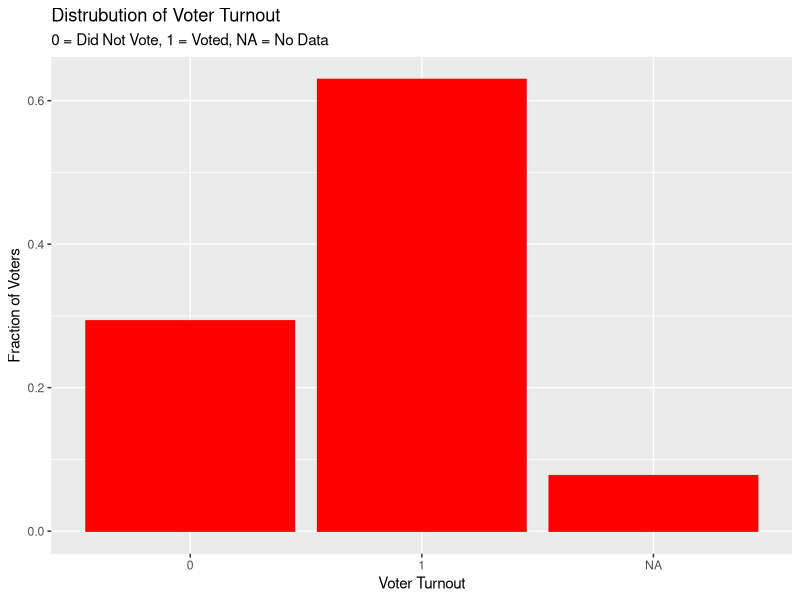
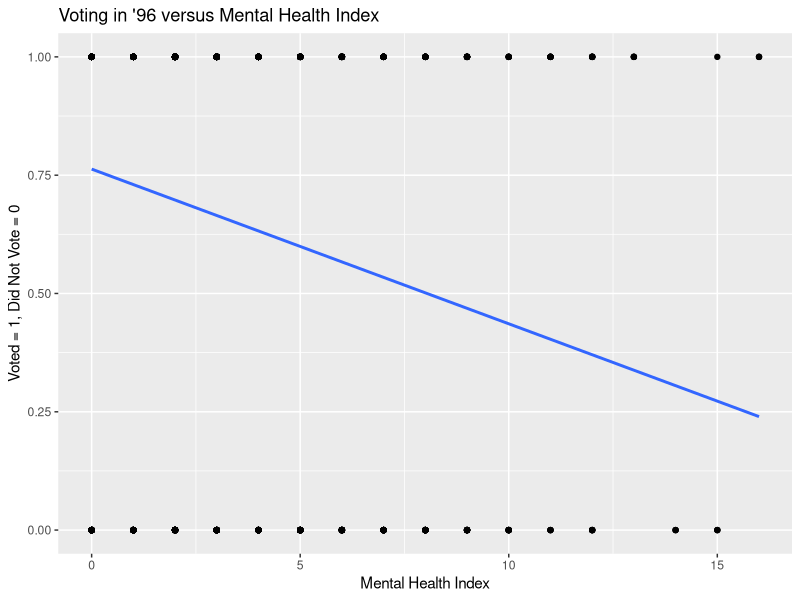
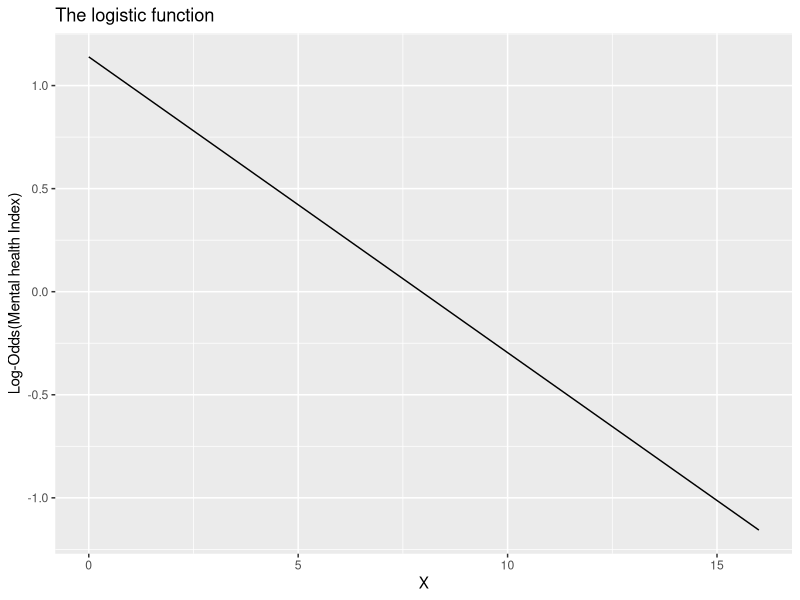
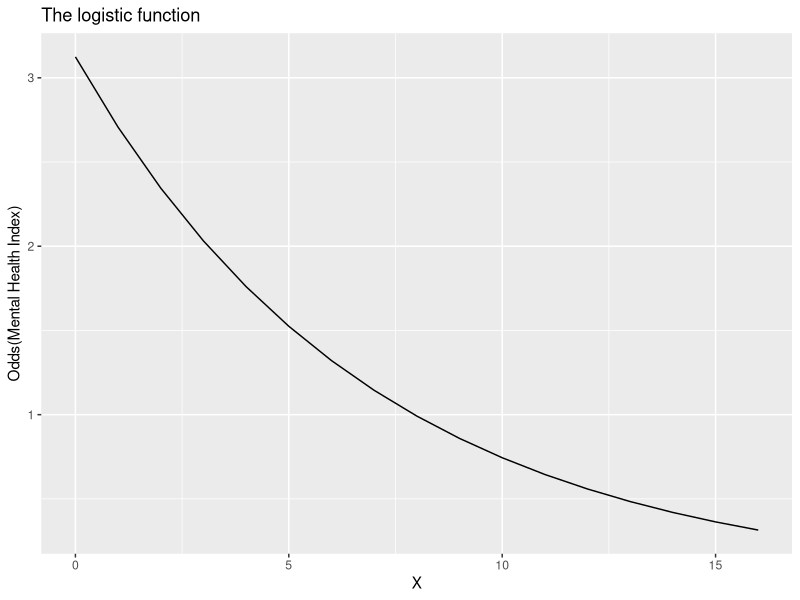
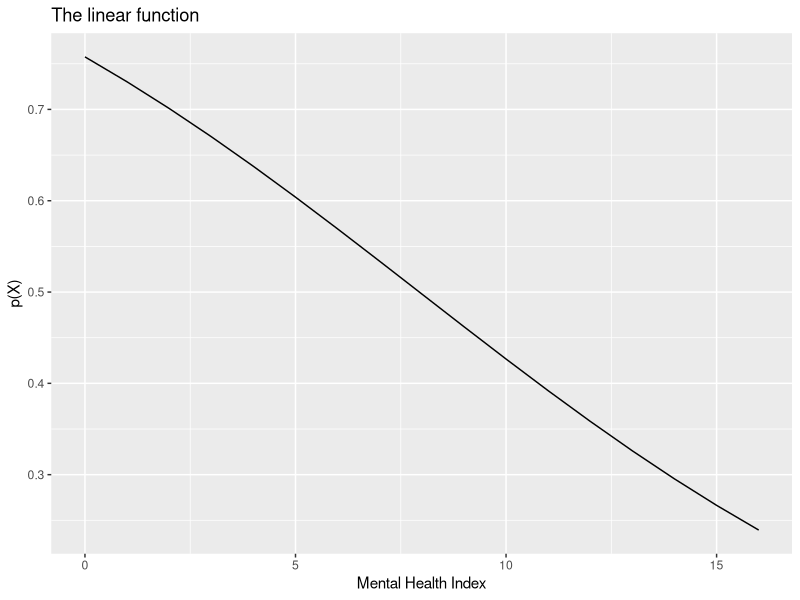

Reproduce these figures in R, in order.
## ---- chunk 1
knitr::opts_chunk$set(cache = TRUE, message = FALSE, warning = FALSE)
## ---- chunk 2

library(dplyr)
library(ggplot2)
library(readr)
library(tidyr)
library(modelr)
library(broom)
library(pROC)
# read in data
health <- read_csv("mental_health.csv")
gss = read_csv('gss2006.csv')

## ---- chunk 3
 # histogram
 health %>%
   group_by(vote96) %>%
   count() %>%
   ggplot(aes(x=as.character(vote96), y=n/sum(n))) +
   geom_bar(stat='identity',color="red",fill="red") +
   labs(title = "Distrubution of Voter Turnout",
        subtitle = '0 = Did Not Vote, 1 = Voted, NA = No Data',
        x = 'Voter Turnout',
        y = 'Fraction of Voters')
## ---- chunk 4
num_voted = sum(health$vote96, na.rm = TRUE)
num_total = length(health$vote96)
unconditional_prob = round(num_voted/num_total,4)

## ---- chunk 5
ggplot(health, aes(mhealth_sum, vote96)) +
  geom_point() +
  geom_smooth(method = "lm", se = FALSE) +
  labs( title = "Voting in '96 versus Mental Health Index",
        x = "Mental Health Index",
       y = "Voted = 1, Did Not Vote = 0")

## ---- chunk 6
basic_logit <- glm(vote96 ~ mhealth_sum, data = health, family = binomial)
tidy(basic_logit)
## ---- chunk 7

# define relevant functions
logit2prob <- function(x){
  exp(x) / (1 + exp(x))
}

prob2odds <- function(x){
  x / (1 - x)
}
 
prob2logodds <- function(x){
  log(prob2odds(x))
} 
 
# add these functions to the model to estimate values that are useful for interpretation
h_predictions <- health %>%
  add_predictions(basic_logit) %>%
  mutate(prob = logit2prob(pred)) %>%
  mutate(odds = prob2odds(prob)) %>%
  mutate(logodds = prob2logodds(prob))
## ---- chunk 8
# graph it
ggplot(h_predictions, aes(mhealth_sum, logodds)) +
  geom_line() +
  labs(title = "The logistic function",
       x = "X",
       y = "Log-Odds(Mental health Index)")
## ---- chunk 9
# graph it
ggplot(h_predictions, aes(mhealth_sum, odds)) +
  geom_line() +
  labs(title = "The logistic function",
       x = "X",
       y = "Odds(Mental Health Index)")
## ---- chunk 10
ggplot(h_predictions, aes(mhealth_sum, prob)) +
  geom_line() +
  labs(title = "The linear function",
       x = "Mental Health Index",
       y = "p(X)")

# First difference function
prob2logodds <- function(x){
  log(prob2odds(x))
} 
 
firstdifference <- data.frame(mhealth_sum = c(1, 2, 5, 6))%>%
   add_predictions(basic_logit)%>%
   mutate(prob = logit2prob(pred))
diff1 = firstdifference[2, ]$prob - firstdifference[1, ]$prob
diff2 = firstdifference[4, ]$prob - firstdifference[3, ]$prob
## ---- chunk 11
accuracy <- health %>%
  add_predictions(basic_logit) %>%
  mutate(pred = logit2prob(pred),
         prob = pred,
         pred = as.numeric(pred > .5))

accuracy_rate <- mean(health$vote96 == accuracy$pred, na.rm = TRUE)

PRE <- function(model){
  # get the actual values for y from the data
  y <- model$y
  
  # get the predicted values for y from the model
   y.hat <- round(model$fitted.values)
  
  # calculate the errors for the null model and your model
  E1 <- sum(y != median(y))
  E2 <- sum(y != y.hat)
  
  # calculate the proportional reduction in error
  PRE <- (E1 - E2) / E1
  return(PRE)
}

pre <- PRE(basic_logit)
auc_x <- auc(accuracy$vote96, accuracy$pred)

## ---- chunk 12
all_logit <- glm(vote96 ~ ., data = health, family = binomial)
summary(all_logit)
## ---- chunk 13
multiple_logit <- glm(vote96 ~ mhealth_sum+educ+age, data = health, family = binomial)
summary(multiple_logit)
## ---- chunk 14
accuracy <- health %>%
  add_predictions(multiple_logit) %>%
  mutate(pred = logit2prob(pred),
         prob = pred,
         pred = as.numeric(pred > .5))

accuracy_rate_m <- mean(health$vote96 == accuracy$pred, na.rm = TRUE)

PRE <- function(model){
  # get the actual values for y from the data
  y <- model$y
  
  # get the predicted values for y from the model
   y.hat <- round(model$fitted.values)
  
  # calculate the errors for the null model and your model
  E1 <- sum(y != median(y))
  E2 <- sum(y != y.hat)
  
  # calculate the proportional reduction in error
  PRE <- (E1 - E2) / E1
  return(PRE)
}

pre_m <- PRE(basic_logit)
auc_m <- auc(accuracy$vote96, accuracy$pred)

print(accuracy_rate_m)
print(pre_m)
print(auc_m)
## ---- chunk 15
check_poisson <- glm(tvhours ~ ., data = gss, family = "poisson")
summary(check_poisson)
## ---- chunk 16
poisson <- glm(tvhours ~ educ+hrsrelax+black, data = gss, family = "poisson")
summary(poisson)
## ---- chunk 17
library(AER)
dispersiontest(poisson,trafo=1)
